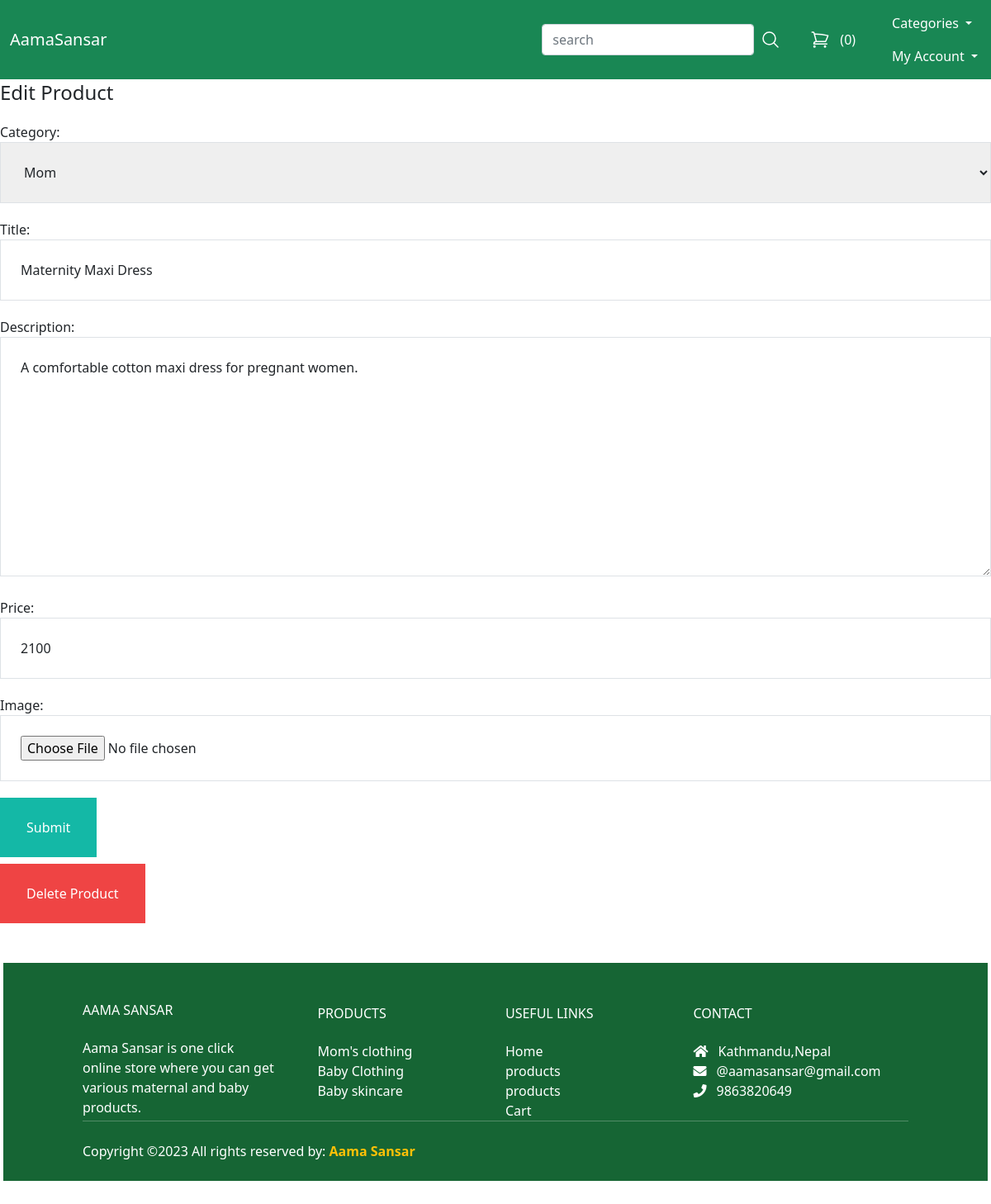
/seller/edit-product/11/ (signed in), run on the app's committed database.
### store/models.py (models this page shows, shortened)
class Product(models.Model):
    DRAFT = 'Draft'
    WAITING_APPROVAL = 'Waitingapproval'
    ACTIVE = 'Active'
    DELETED = 'Deleted'
    STATUS_CHOICES = (
        (DRAFT, 'Draft'),
        (WAITING_APPROVAL, 'Waiting approval'),
        (ACTIVE, 'Active'),
        (DELETED, 'Deleted')
    )
    user = models.ForeignKey(User, related_name='products', on_delete=models.CASCADE )
    category = models.ForeignKey(Category, related_name='products', on_delete=models.CASCADE)
    title = models.CharField(max_length=50)
    slug = models.SlugField(max_length=50)
    description = models.TextField(blank=True)
    price = models.IntegerField()
    image = models.ImageField(upload_to='uploads/product_images/', blank=True, null=True)
    thumbnail = models.ImageField(upload_to='uploads/product_images/thumbnail/', blank=True, null=True)
    status = models.CharField(max_length=50, choices=STATUS_CHOICES, default=ACTIVE)
    class Meta:
        ordering = ('-price',)

class Category(models.Model):
    title = models.CharField(max_length=50)
    slug = models.SlugField(max_length=50)
    class Meta:
        verbose_name_plural = 'Categories'
    def __str__(self):
        return self.title

### userprofile/views.py (the view)
# urls.py: path('seller/edit-product/<int:pk>/', views.edit_product, name='edit_product'),
def edit_product(request, pk):
    product = Product.objects.filter(user=request.user).get(pk=pk)
    if request.method == 'POST':
        form = ProductForm(request.POST, request.FILES, instance=product)
        if form.is_valid():
            form.save()
            messages.success(request, 'The Changes was added!')
            return redirect('seller')
    else:
       form = ProductForm(instance=product)
    return render(request, 'userprofile/add_product.html',{
        'title' : 'Edit Product',
        'product' : product,
        'form' : form
    })

### store/forms.py
class ProductForm(forms.ModelForm):
    class Meta:
        model = Product
        fields = ('category', 'title', 'description', 'price', 'image',)
        widgets = {
            'category' : forms.Select(attrs={
                'class' : 'w-full p-4 border border-gray-200'
            }),
            'title' : forms.TextInput(attrs={
                'class' : 'w-full p-4 border border-gray-200'
            }),
            'description' : forms.Textarea(attrs={
                'class' : 'w-full p-4 border border-gray-200'
            }),
            'price' : forms.TextInput(attrs={
                'class' : 'w-full p-4 border border-gray-200'
            }),
            'image' : forms.FileInput(attrs={
                'class' : 'w-full p-4 border border-gray-200'
            })        }

### store/cart.py (called while the page is built)
    def __len__(self):
        return sum(item['quantity'] for item in self.cart.values())

### store/context_processors.py (called while the page is built)
def cart(request):
    return{'cart': Cart(request)}

### store/templatetags/menu.py (called while the page is built)
@register.inclusion_tag('core/menu.html')
def menu():
    categories = Category.objects.all()
    return{'categories':categories}

### userprofile/templates/userprofile/add_product.html (shortened to what this page needs)
{% extends 'core/base.html' %}
{% block content %}
  <h1 class="text-2xl">{{ title }}</h1>
  <form method="post" action="." enctype="multipart/form-data" class="space-y-5">
    {{ form.as_p }}
    <button class="py-4 px-8 bg-teal-500 text-white hover:bg-teal-800">Submit</button>
  </form>
  {% if product %}
  <a href="{% url 'delete_product' product.id %}" class="mt-2 inline-block py-4 px-8 bg-red-500 text-white">Delete Product</a>
 {% endif %}
{% endblock %}

### data on the page
Product: category "Mom", description "A comfortable cotton maxi dress for pregnant women.", price "2100"
Category: title "Maternity Maxi Dress"

### other printed values
{{ cart|length }} "0"
{{ title }} "Edit Product"
